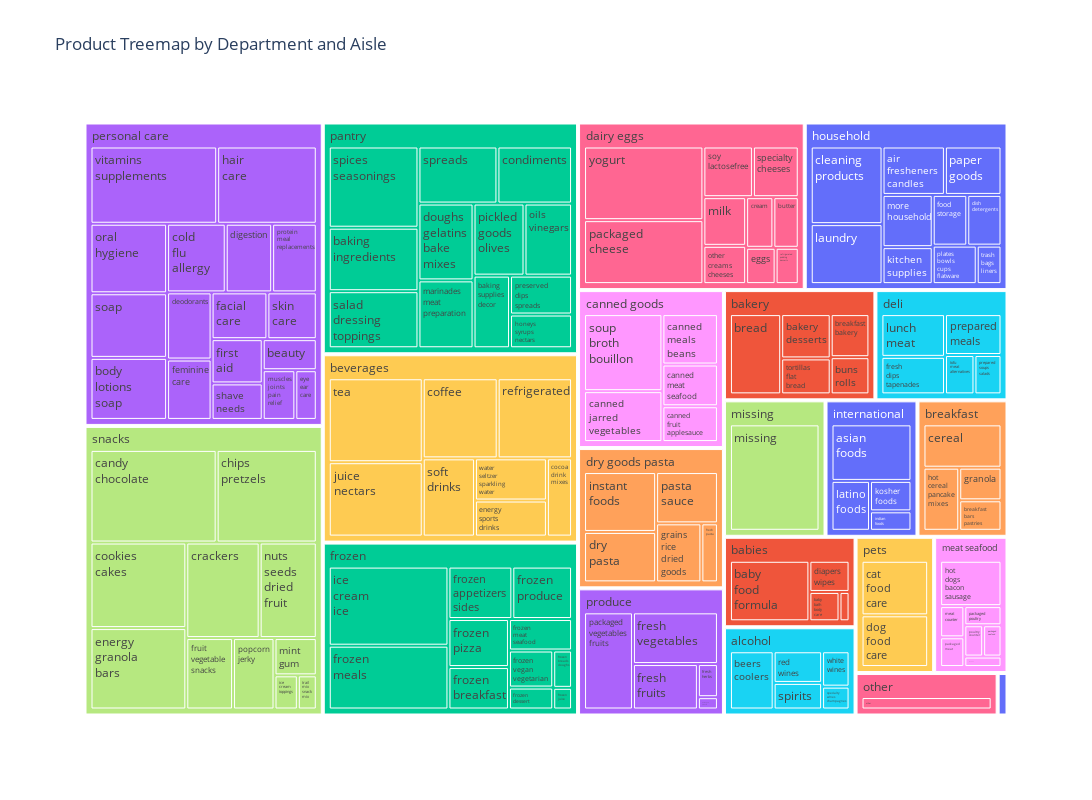

The cell this chart's notebook holds for it:
### Markdown cell above
### Product Treemap by Department and Aisle

### Code cell
%%time

import plotly.express as px
import textwrap

# Aggregate data by department and aisle
aggregated_data = inventory.groupby(['department', 'aisle']).size().reset_index(name='count')

# Function to wrap text for labels
def wrap_text(text, width=5):
    words = text.split(' ')
    lines = []
    current_line = []
    current_length = 0
    for word in words:
        if current_length + len(word) + 1 <= width:
            current_line.append(word)
            current_length += len(word) + 1
        else:
            lines.append(' '.join(current_line))
            current_line = [word]
            current_length = len(word) + 1
    lines.append(' '.join(current_line))
    return '<br>'.join(lines)

# Apply word wrapping to labels
# textwrap is not helpful when you want text wrap on space first and then on width. So, it could wrap word in more than 1 line
# aggregated_data['wrapped_aisle'] = aggregated_data['aisle'].apply(lambda x: "<br>".join(textwrap.wrap(x,width=12)))
aggregated_data['wrapped_aisle'] = aggregated_data['aisle'].apply(lambda x: wrap_text(x))

# Create the treemap with different colors for each department
fig = px.treemap(
    aggregated_data, 
    path=['department', 'wrapped_aisle'], 
    values='count',
    color='department',  # Set color dimension to department
    title='Product Treemap by Department and Aisle',
    width=1100,
    height=800
)

fig.write_image('images/product_treemap.png')
# Show the plot
fig.show()

### Figure 1 — Plotly figure (JSON) as saved in the notebook; plotly's stock layout.template omitted (floating-point values rounded to 4 significant figures; data arrays with more than 128 entries replaced by an {"elided": "..."} marker saying what was removed)
{"data": [{"branchvalues": "total", "customdata": {"elided": "155x1 str values"}, "domain": {"x": [0, 1], "y": [0, 1]}, "hovertemplate": "labels=%{label}<br>count=%{value}<br>parent=%{parent}<br>id=%{id}<br>department=%{customdata[0]}<extra></extra>", "ids": {"elided": "155 str values"}, "labels": {"elided": "155 str values"}, "marker": {"colors": {"elided": "155 str values"}}, "name": "", "parents": {"elided": "155 str values"}, "type": "treemap", "values": {"elided": "155 int values"}}], "layout": {"height": 800, "legend": {"tracegroupgap": 0}, "title": {"text": "Product Treemap by Department and Aisle"}, "width": 1100}}
